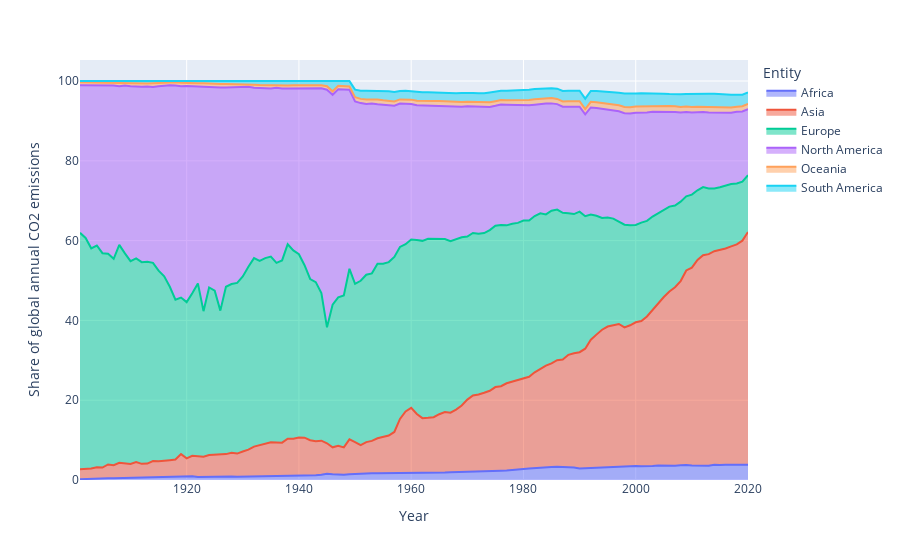

The notebook cell saved with this chart:
### Code cell
import plotly.express as px
fig_share = px.area(share, x="Year", y="Share of global annual CO2 emissions", color="Entity", line_group="Entity")
fig_share.show()
# py.iplot(fig2, filename = 'Shares')
